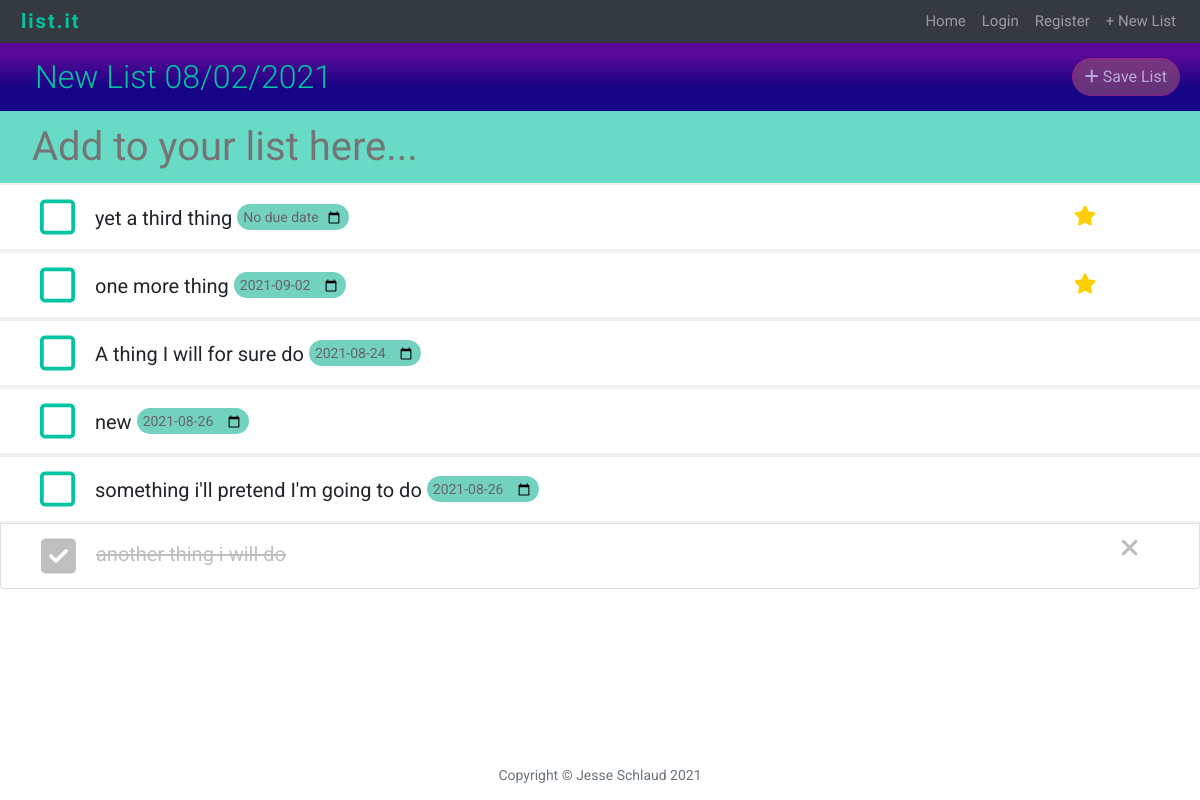
/5t2NZrz9eK, run on the app's committed database.
### main.py (models this page shows)
class List(db.Model):
    __tablename__ = "lists"
    id = db.Column(db.Integer, primary_key=True)
    url_key = db.Column(db.String(250), nullable=False, unique=True)
    name = db.Column(db.String(250), nullable=False)
    items = relationship("ListItem", back_populates="parent_list")
    user = relationship("User", back_populates="lists")
    user_id = db.Column(db.Integer, db.ForeignKey("users.id"))

class ListItem(db.Model):
    __tablename__ = "items"
    id = db.Column(db.Integer, primary_key=True)
    name = db.Column(db.String(250), nullable=False)
    due_date = db.Column(db.String(250), nullable=True)
    complete = db.Column(db.Boolean)
    star = db.Column(db.Boolean)
    parent_list = relationship("List", back_populates="items")
    list_id = db.Column(db.Integer, db.ForeignKey("lists.id"))

### main.py (the view)
@app.route("/<url_key>", methods=["GET", "POST"])
def home(url_key):
    list = List.query.filter_by(url_key=url_key).first()
    return render_template("newindex.html", list=list, url_key=url_key)

### main.py (called while the page is built)
@app.context_processor
def inject_now():
    return {'current_year': datetime.date.today().strftime("%Y"),
            'current_date': datetime.date.today().strftime("%Y-%m-%d")}

### templates/newindex.html (shortened to what this page needs)
{% include 'header.html' %}
<div id="listDisplay">
    <div class="item-align">
        <div id="listName" class="item-align">
            <form action="{{ url_for('new_name', url_key=list.url_key) }}" method="post">
                <h2 data-editable class="lnameh2">{{list.name}}</h2>
            </form>
        </div>
        <div align="right">
            {% if list.user_id %}
            {% elif not current_user.is_authenticated: %}
            <span class="d-inline-block" data-toggle="popover" data-trigger="hover"
                  data-content="Please login or register to save.">
                <a class="btn btn-primary disabled list-save" href="{{ url_for('save_list', url_key=list.url_key) }}">
                    <i class="fas fa-plus"></i> Save List
                </a>
            </span>
            {% endif %}
        </div>
    </div>
</div>
<div id="newItem">
    <form name="itemform" action="{{ url_for('new_item', url_key=list.url_key) }}" method="post">
        <input class="no_border" placeholder="Add to your list here..." name="item" maxlength="40">
    </form>
</div>
<ul class="list-group" id="listItems">
    {% for item in list.items: %}
    {% if item.star and not item.complete: %}
    <form action="{{ url_for('new_date', id=item.id, url_key=list.url_key) }}" class="date-form" method="post"
          autocomplete="off">
        <li class="list-group-item">
            <div class="item-align">
                <div>
                    <a href="{{ url_for('complete', url_key=list.url_key, id=item.id)}}">
                            <span class="change-check">
                            <i class="far fa-square check"></i>
                            </span>
                    </a>
                    <span class="name-date">
                        <p class="item-name">{{ item.name }}</p>
                        {% if not item.due_date %}
                            <div class="date-border">
                                <p>No due date</p>
                            </div>
                                {% else: %}
                            <div class="date-border">
                                <p>{{ item.due_date }}</p>
                            </div>
                                {% endif %}
                        </span>
                </div>
                <div align="right" class="desktop">
                    <div class="star" data-toggle="popover" data-trigger="hover" data-content="Un-star item"
                         data-placement="bottom">
                        <a href="{{ url_for('starred', url_key=list.url_key, id=item.id) }}">
                            <i class="fas fa-star"></i>
                        </a>
                    </div>
                </div>
            </div>
        </li>
    </form>
    {% endif %}
    {% endfor %}
    {% for item in list.items: %}
    {% if not item.complete and not item.star: %}
    <form action="{{ url_for('new_date', id=item.id, url_key=list.url_key) }}" class="date-form" method="post" autocomplete="off" id="dateForm">
        <li class="list-group-item">
            <div class="item-align">
                <div>
                    <a href="{{ url_for('complete', url_key=list.url_key, id=item.id)}}">
                            <span class="change-check">
                            <i class="far fa-square check"></i>
                            </span>
                    </a>
                    <div class="name-date">
                        <p class="item-name">{{ item.name }}</p>
                                {% if not item.due_date %}
                            <div class="date-border">
                                <p>No due date</p>
                                <input class="no_border" id="dueDate{{ item.id }}" name="due_date"
                                       placeholder="No due date" type="date" onchange="this.form.submit()"/>
                            </div>
                                {% else: %}
                            <div class="date-border">
                                <p>{{ item.due_date }}</p>
                            </div>
                                {% endif %}
                        </div>
                </div>
            </div>
        </li>
    </form>
    {% endif %}
    {% endfor %}
    {% for item in list.items: %}
    {% if item.complete: %}
    <li class="list-group-item completed">
        <div class="item-align">
            <div>
                <a href="{{ url_for('complete', url_key=list.url_key, id=item.id)}}">
                    <i class="fas fa-check-square check"></i>
                </a>
                <span class="name-date">
                        {{ item.name }}
                    </span>
            </div>
            <div align="right">
                <div class="delete-mark-completed" data-toggle="popover" data-trigger="hover" data-content="Delete item"
                     data-placement="bottom">
                    <a href="{{ url_for('delete_item', url_key=list.url_key, id=item.id) }}">
                        <i class="fas fa-times fa-lg"></i>
                    </a>
                </div>
            </div>
        </div>
    </li>
    {% endif %}
    {% endfor %}
</ul>
</div>
{% include 'footer.html' %}

### static/css/newstyle.css (style rules this page uses)
html, body { margin:0; padding:0; }
body { font-size: 20px; color: #212529; font-family: 'Roboto', sans-serif; }
p { line-height: 1.5; margin: 30px 0; }
h1, h2, h3, h4, h5, h6 { font-weight: 300; }
#listDisplay { color: white; position: relative; background: rgb(105,48,195); background: rgb(21,4,133); background: linear-gradient(0deg, rgba(21,4,133,1) 33%, rgba(89,9,149,1) 83%); padding: 15px 20px; }
#listDisplay form { margin-bottom:0; padding-left: 15px; }
#listDisplay h2 { margin-bottom:0; }
#newItem { padding-top: 10px; position: relative; padding: 5px 20px; background-color: rgba(3,196,161,0.60); }
#newItem input { border-top-style: hidden; border-right-style: hidden; border-left-style: hidden; border-bottom-style: hidden; background-color: transparent; width: 100% }
@media only screen and (min-width: 651px) { #newItem input { font-size: 40px; } }
#newItem form { padding-left: 10px; margin: 0; }
#listItems { margin-bottom: 80px; }
#listItems a, a:hover, a:focus, a:active { text-decoration: none; color: inherit; }
#listItems i { vertical-align: middle; }
.list-group-item { padding: .75rem 2.5rem; }
#listItems form { margin: 0; }
.item-name { display: inline; }
.name-date { margin-left: 15px; display: inline; }
.name-date p { display: inline-block; margin-top: 2px; margin-bottom: 0px; white-space: nowrap; text-overflow: ellipsis; overflow: hidden; max-width: 35ch; vertical-align: middle; }
.date-border { display: inline; border-radius: 20px; background-color: #73d1c0; color: #666666; padding: 5px 6px; font-size: .7em; height: 25px }
.date-border p { position: absolute; background-color: #73d1c0; z-index: 2; margin-top: 10px; }
.change-check { color: #03C4A1; }
.completed { color: #bfbfbf; }
.completed .name-date { text-decoration: line-through; }
.item-align { display: flex; justify-content: space-between; }
.star { display: inline-block; vertical-align: middle; margin-top: 5px; margin-right: 20px; color: #ffd000; }
.date-form .list-group-item { border-style: solid none; border-color: #f0f0f0; border-width: 2px; }
.delete-mark-completed { color:#bfbfbf; display: inline-block; vertical-align: middle; margin-top: 12px; margin-right: 20px; }
.login label, h2 { color: #03C4A1; }
.btn-primary { color: #C62A88; background: transparent; border-color: #C62A88; border-radius: 20px; }
.btn-primary.disabled, .btn-primary:disabled { color: white; background-color: #914d76; border-color: #C62A88; }
@media only screen and (min-width: 651px) { .check { font-size: 2em; } }
@media only screen and (min-width: 651px) { .name-date { font-size: 1em; } }
@media only screen and (min-width: 651px) { .desktop { display: inline; } }
@media only screen and (min-width: 651px) { .list-save { display: inline-block; } }

### data on the page
List: name "New List 08/02/2021"
ListItem: name "yet a third thing"
ListItem: name "one more thing", due_date "2021-09-02"
ListItem: name "A thing I will for sure do", due_date "2021-08-24"
ListItem: name "new", due_date "2021-08-26"
ListItem: name "something i'll pretend I'm going to do", due_date "2021-08-26"
ListItem: name "another thing i will do"
